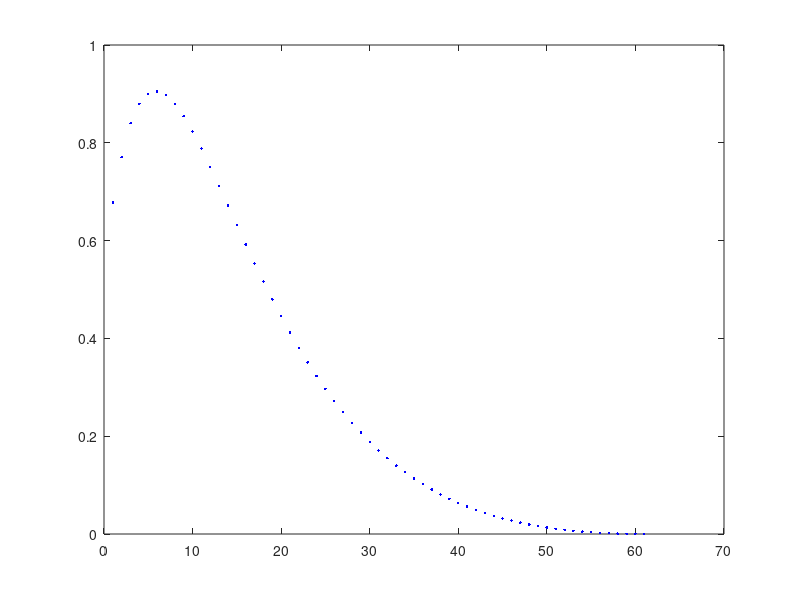

This figure's MATLAB source:
clear
clc

% problem{1}.type = 'IL2-u1u2'; problem{2}.type = 'I-L2-u1u2'; problem{3}.type = 'IL2-u1-u2'; problem{4}.type = 'I-L2-u1-u2';
% problem{1}.m = 2; problem{2}.m = 3; problem{3}.m = 3; problem{4}.m = 4;
% problem{1}.n = 60; problem{2}.n = 60; problem{3}.n = 60; problem{4}.n = 60;
% 
% p = 2; % problem
% 
% fid = fopen('param_problem.dat','w');
% fprintf(fid, 'problem %s\n', problem{p}.type);
% fprintf(fid, 'objectives %s\n', num2str(problem{p}.m));
% fprintf(fid, 'variables %s', num2str(problem{p}.n));
% fclose(fid);

% system('java -jar dist\tuberculosis-java.jar');

x = importdata('VAR.dat');
y = importdata('FUN.dat');

% figure(1)
% if size(y,2)==2
%     plot(y(:,1),y(:,2),'ro');
% elseif size(y,2)==3
%     plot3(y(:,1),y(:,2),y(:,3),'r*');
% end
figure(2)
idx = 50;
plot(1:size(x,2)/2,x(idx,1:size(x,2)/2),'b.');
% plot(1:size(x,2)/2,x(idx,1:2:size(x,2)),'b.');
%  axis([0 size(x,2)/2 0 1])

%% check
% fid = fopen('param_problem.dat','r');
% fscanf(fid, '%s', 1);
% str = fscanf(fid, '%s', 1);
% fclose(fid);
% y2=zeros(size(y));
% for i=1:size(x,1)
%     y2(i,:) = tuberculosis(x(i,:), str);
% end
% if size(y,2)==2
%     plot(y(:,1),y(:,2),'ro', y2(:,1),y2(:,2),'g*');
% elseif size(y,2)==3
%     plot3(y(:,1),y(:,2),y(:,3),'ro', y2(:,1),y2(:,2),y2(:,3),'g*');
% end

% load(str)
% hold on
% if size(y,2)==2
%     plot(A.f(:,1),A.f(:,2),'b.');
% elseif size(y,2)==3
%     plot3(A.f(:,1),A.f(:,2),A.f(:,3),'b.');
% end



%% process results
% for i=1:10:size(x,1)
%     figure(i+1)
%     plot(1:size(x,2)/2,x(i,1:size(x,2)/2),'b.', 1:size(x,2)/2, x(i,size(x,2)/2+1:size(x,2)),'r.');
% end


%% multiple runs
    
% problem{1}.type = 'IL2-u1u2'; problem{2}.type = 'I-L2-u1u2'; problem{3}.type = 'IL2-u1-u2'; problem{4}.type = 'I-L2-u1-u2';
% problem{1}.m = 2; problem{2}.m = 3; problem{3}.m = 3; problem{4}.m = 4;
% problem{1}.n = 60; problem{2}.n = 60; problem{3}.n = 60; problem{4}.n = 60;
% 
% variation{1} = 'DE'; variation{2} = 'PM'; variation{3} = 'GM'; variation{4} = 'GA';
% v=3; % variation type
% 
% for p = 1:length(problem)
%     
%     fid = fopen('param_problem.dat','w');
%     fprintf(fid, 'problem %s\n', problem{p}.type);
%     fprintf(fid, 'objectives %s\n', num2str(problem{p}.m));
%     fprintf(fid, 'variables %s', num2str(problem{p}.n));
%     fclose(fid);
%     
%     data.x = cell(30, 1);
%     data.f = cell(30, 1);
%     data.t = cell(30, 1);
%     data.gen = cell(30, 10);
%     
%     for i = 1:30
%         pause(1)
%         tic
%         system('java -jar dist\tuberculosis-java.jar');
%         t=toc;
%         pause(1)
%         data.x{i} = importdata('VAR.dat');
%         data.f{i} = importdata('FUN.dat');
%         data.t{i} = t;
%         for j = 1:10
%             data.gen{i,j} = importdata(strcat('gen_',num2str(50*j),'.dat'));
%         end
%         
%         fprintf('problem: %s \t run: %d \t time: %.2f \n', problem{p}.type, i, t);
%     end
%     
%     save(strcat(variation{v},'-', problem{p}.type), 'data')
% end






%% check problem
% prob='LZ09_F2';
% Problem=get_struct(prob);
% y2=zeros(size(y));
% for i=1:size(x,1)
%     y2(i,:)=feval(Problem.objFunction,x(i,:));
% %     y2(i,:)=feval(Problem.objFunction, x(i,:), size(y,2));
% end
% if size(y,2)==2
%     plot(y(:,1),y(:,2),'ro', y2(:,1),y2(:,2),'b*');
% else
%     plot3(y(:,1),y(:,2),y(:,3),'ro', y2(:,1),y2(:,2), y2(:,3),'b*');
% end
